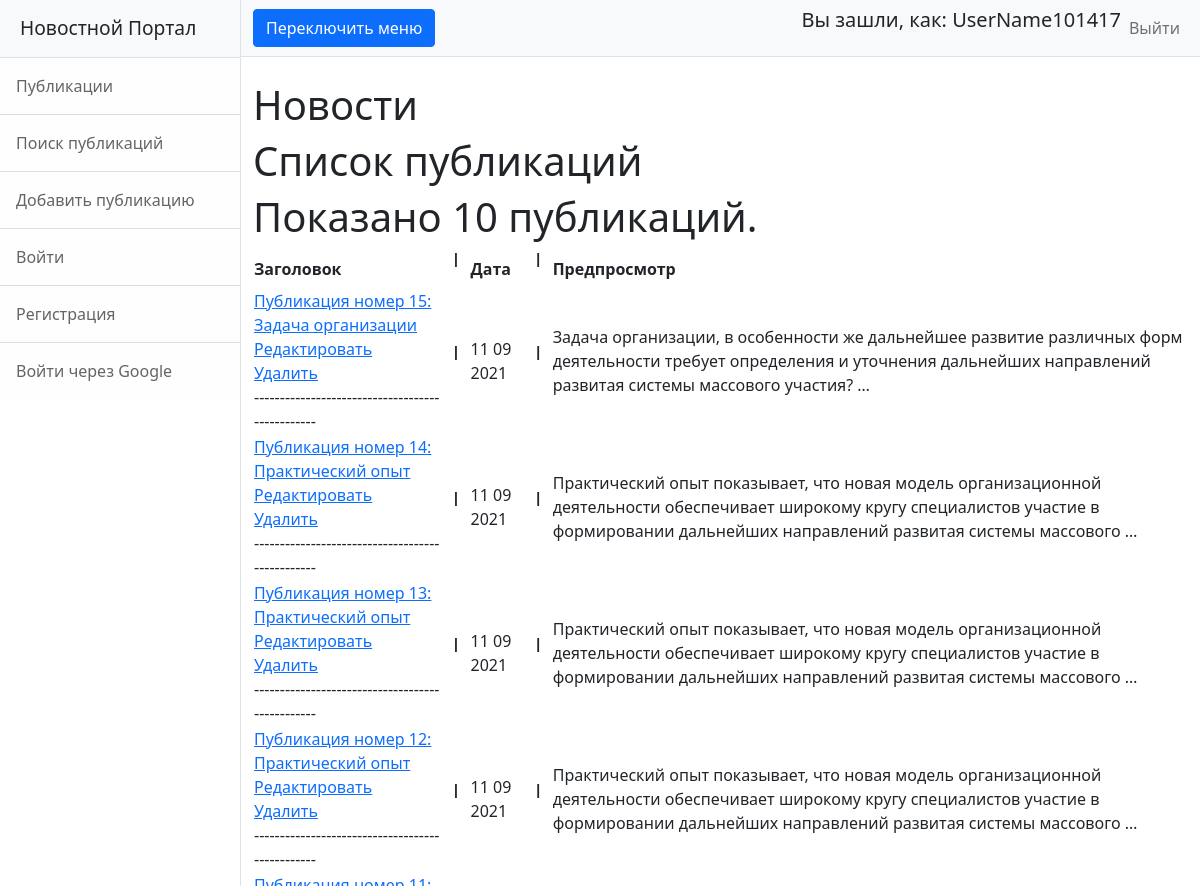
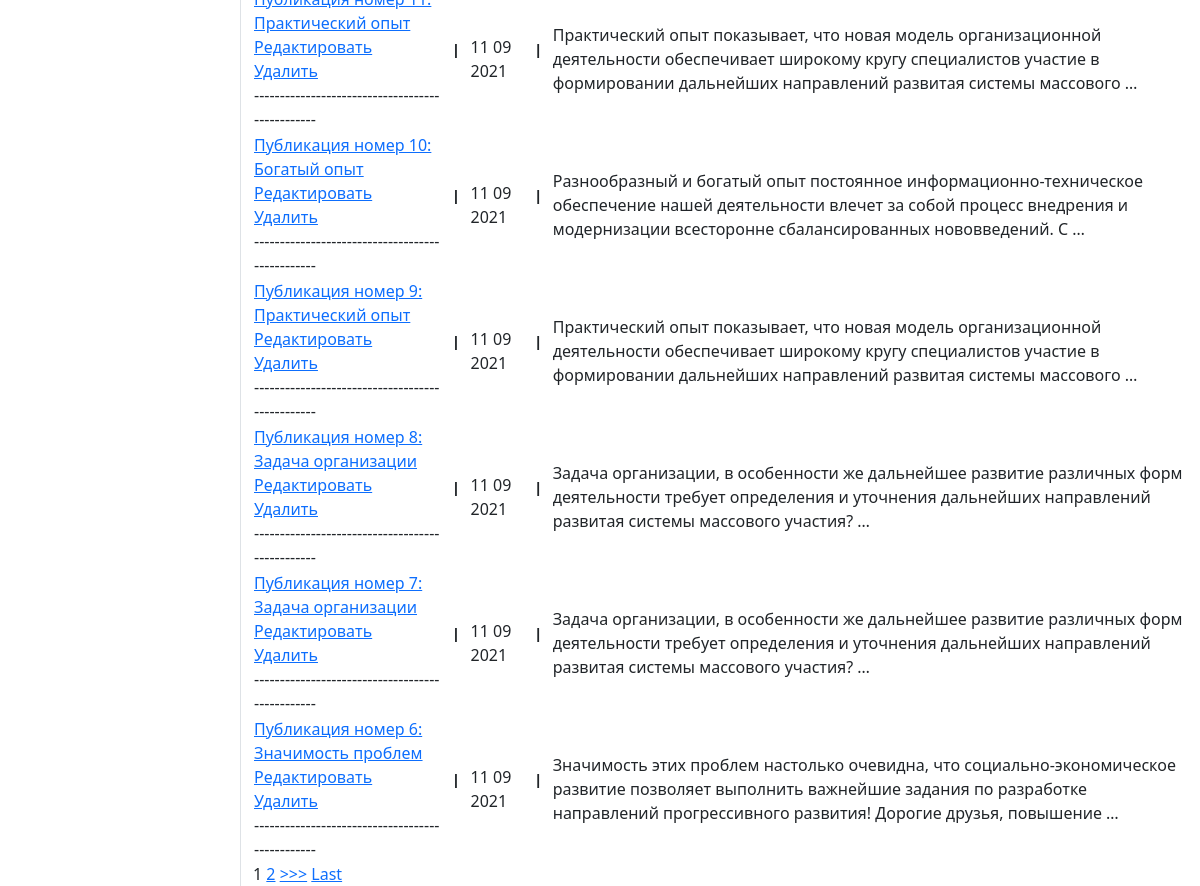
/ (signed in), run on the app's committed database (2 pictures, top to bottom).
### news/models.py (models this page shows, shortened)
class Post(models.Model):
    news = 'NS'
    article = 'AL'
    TYPES = [
        (news, 'Новость'),
        (article, 'Статья')
    ]
    type = models.CharField(max_length=2, choices=TYPES, default=news)
    date = models.DateTimeField(auto_now_add=True, verbose_name='Дата')
    name = models.CharField(max_length=255, verbose_name='Название')
    body = models.TextField()
    rating = models.SmallIntegerField(default=0, verbose_name='Рейтинг')
    author = models.ForeignKey(Author, on_delete=models.CASCADE)
    category = models.ManyToManyField(Category, through='PostCategory')
    class Meta:
        verbose_name = 'Публикация'
        verbose_name_plural = 'Публикации'

### news/views.py (the view)
# urls.py: path('', News.as_view()),
class News(ListView):
    model = Post  # указываем модель, объекты которой мы будем выводить
    template_name = 'news/news.html'  # указываем имя шаблона, в котором будет лежать HTML, в котором будут все инструкции о том, как именно пользователю должны вывестись наши объекты
    context_object_name = 'news'  # это имя списка, в котором будут лежать все объекты, его надо указать, чтобы обратиться к самому списку объектов через HTML-шаблон
    queryset = Post.objects.order_by('-date')
    paginate_by = 10

### news/templatetags/my_filters.py (called while the page is built)
@register.filter(name='censor')  # регистрируем наш фильтр под именем multiply, чтоб django понимал, что это именно фильтр, а не простая функция
def censor(value):  # первый аргумент здесь это то значение, к которому надо применить фильтр, второй аргумент — это аргумент фильтра, т. е. примерно следующее будет в шаблоне value|multiply:arg
    cens_filt = ['блять', 'бля']
    text_to_check = value
    for idx, i in enumerate(cens_filt):
        text_to_check = text_to_check.replace(i,'ТУТ БЫЛ МАТ')
    return text_to_check

### templates/news/news.html (shortened to what this page needs)
{% extends 'flatpages/default.html' %}
{% load my_filters %}
{% block title %}
Новости
{% endblock title %}
{% block content %}
<h1>Список публикаций</h1>
<h1>Показано {{news|length}} публикаций.</h1>
    <table>
            <tr>
                <td>
                    <b>Заголовок</b>
                </td>
                <td>
                     <b><pre> | </pre></b>
                </td>
                <td>
                    <b>Дата</b>
                </td>
                <td>
                     <b><pre> | </pre></b>
                </td>
                <td>
                    <b>Предпросмотр</b>
                </td>
            </tr>
        {% for post in news %}
            <tr>
                <td>
                   <a href="/news/{{post.id}}">{{ post.name|censor }} </a>
                    <br>
                    <a href="/news/{{post.id}}/edit">Редактировать</a>
                    <br>
                    <a href="/news/{{post.id}}/delete">Удалить</a>
                    <br>
                    ------------------------------------------------
                </td>
                <td>
                     <b><pre> | </pre></b>
                </td>
                <td>
                    {{post.date|date:'d m Y'}}
                </td>
                <td>
                    <b><pre> | </pre></b>
                </td>
                <td>
                    {{post.body|truncatewords:20|censor}}
                </td>
            </tr>
        {% endfor %}
        </table>
{% if is_paginated %}
    {% for num in page_obj.paginator.page_range %}
        {% if page_obj.number == num %}
            <a>{{ num }}</a>
        {% elif num > page_obj.number|add:'-3' and num < page_obj.number|add:'3' %}
            <a href="?page={{ num }}">{{ num }}</a>
        {% endif %}
    {% endfor %}
    {% if page_obj.has_next %}
        <a href="?page={{ page_obj.next_page_number }}">>>></a>
        <a href="?page={{ page_obj.paginator.num_pages }}">Last</a>
    {% endif %}
{% endif %}
{% endblock content %}

### templates/flatpages/default.html (shortened to what this page needs)
{% load static %}
<!DOCTYPE html>
<html lang="ru">
    <head>
        <link href="{%static 'css/styles.css' %}" rel="stylesheet" />
    </head>
    <body>
        <div class="d-flex toggled" id="wrapper">
            <div class="border-end bg-white" id="sidebar-wrapper">
                <div class="sidebar-heading border-bottom bg-light">Новостной Портал</div>
                <div class="list-group list-group-flush">
                    <a class="list-group-item list-group-item-action list-group-item-light p-3" href="/news/">Публикации</a>
                    <a class="list-group-item list-group-item-action list-group-item-light p-3" href="/news/search/">Поиск публикаций</a>
                    <a class="list-group-item list-group-item-action list-group-item-light p-3" href="/news/add/">Добавить публикацию</a>
                    <a class="list-group-item list-group-item-action list-group-item-light p-3" href="/sign/login/">Войти</a>
                    <a class="list-group-item list-group-item-action list-group-item-light p-3" href="/sign/signup/">Регистрация</a>
                    <a class="list-group-item list-group-item-action list-group-item-light p-3" href="/accounts/login/">Войти через Google</a>
                </div>
            </div>
            <div id="page-content-wrapper">
                <nav class="navbar navbar-expand-lg navbar-light bg-light border-bottom">
                    <div class="container-fluid">
                        <button class="btn btn-primary" id="sidebarToggle">Переключить меню</button>
                        <div class="collapse navbar-collapse" id="navbarSupportedContent">
                            <ul class="navbar-nav ms-auto mt-2 mt-lg-0">
                                {% if request.user.username %}
                                <h5>Вы зашли, как: {{request.user.username}}</h5>
                                {% else %}
                                <h5>Вы зашли, как: гость</h5>
                                {% endif %}
                                <li class="nav-item active"><a class="nav-link" href="/sign/logout/">Выйти</a></li>
                            </ul>
                        </div>
                    </div>
                </nav>
                <div class="container-fluid">
                    <h1 class="mt-4">   {% block title %}{% endblock title %}</h1>
                           {% block content %}{% endblock content %}
                </div>
            </div>
        </div>
    </body>
</html>

### data on the page
Post: name|censor "Публикация номер 15: Задача организации", date "11 09 2021", body|censor "Задача организации, в особенности же дальнейшее развитие различных форм деятельности требует определения и уточнения дальнейших направлений развитая системы массового участия? …"
Post: name|censor "Публикация номер 14: Практический опыт", date "11 09 2021", body|censor "Практический опыт показывает, что новая модель организационной деятельности обеспечивает широкому кругу специалистов участие в формировании дальнейших направлений развитая системы массового …"
Post: name|censor "Публикация номер 13: Практический опыт", date "11 09 2021", body|censor "Практический опыт показывает, что новая модель организационной деятельности обеспечивает широкому кругу специалистов участие в формировании дальнейших направлений развитая системы массового …"
Post: name|censor "Публикация номер 12: Практический опыт", date "11 09 2021", body|censor "Практический опыт показывает, что новая модель организационной деятельности обеспечивает широкому кругу специалистов участие в формировании дальнейших направлений развитая системы массового …"
Post: name|censor "Публикация номер 11: Практический опыт", date "11 09 2021", body|censor "Практический опыт показывает, что новая модель организационной деятельности обеспечивает широкому кругу специалистов участие в формировании дальнейших направлений развитая системы массового …"
Post: name|censor "Публикация номер 10: Богатый опыт", date "11 09 2021", body|censor "Разнообразный и богатый опыт постоянное информационно-техническое обеспечение нашей деятельности влечет за собой процесс внедрения и модернизации всесторонне сбалансированных нововведений. С …"
Post: name|censor "Публикация номер 9: Практический опыт", date "11 09 2021", body|censor "Практический опыт показывает, что новая модель организационной деятельности обеспечивает широкому кругу специалистов участие в формировании дальнейших направлений развитая системы массового …"
Post: name|censor "Публикация номер 8: Задача организации", date "11 09 2021", body|censor "Задача организации, в особенности же дальнейшее развитие различных форм деятельности требует определения и уточнения дальнейших направлений развитая системы массового участия? …"
Post: name|censor "Публикация номер 7: Задача организации", date "11 09 2021", body|censor "Задача организации, в особенности же дальнейшее развитие различных форм деятельности требует определения и уточнения дальнейших направлений развитая системы массового участия? …"
Post: name|censor "Публикация номер 6: Значимость проблем", date "11 09 2021", body|censor "Значимость этих проблем настолько очевидна, что социально-экономическое развитие позволяет выполнить важнейшие задания по разработке направлений прогрессивного развития! Дорогие друзья, повышение …"

### other printed values
{{ request.user.username }} "UserName101417"
{{ news|length }} "10"
{{ num }} "1"
{{ num }} "2"
